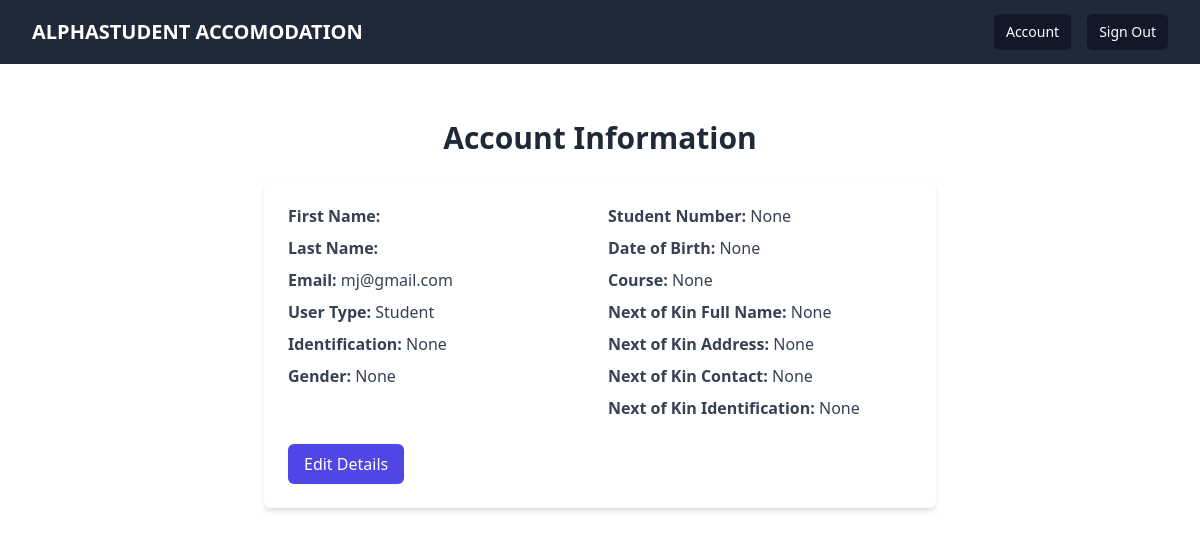
/accounts/ (signed in), run on the app's committed database.
### accounts/models.py (models this page shows, shortened)
class CustomUser(AbstractUser):
    username = None
    is_accepted = models.BooleanField(default=False)
    email = models.EmailField(unique=True, verbose_name='Email Address')
    user_type = models.CharField(max_length=20, choices=(
        ('student', 'Student'),
        ('student_leader', 'Student Leader'),
        ('admin', 'Admin'),
    ), default='student')
    identification = models.CharField(max_length=20, blank=True, null=True)
    gender = models.CharField(max_length=10, choices=(
        ('male', 'Male'),
        ('female', 'Female'),
    ), blank=True, null=True)
    student_number = models.CharField(max_length=20, blank=True, null=True)
    date_of_birth = models.DateField(blank=True, null=True)
    course = models.CharField(max_length=100, blank=True, null=True)
    next_of_kin_full_name = models.CharField(max_length=100, blank=True, null=True)
    next_of_kin_address = models.CharField(max_length=200, blank=True, null=True)
    next_of_kin_contact = models.CharField(max_length=20, blank=True, null=True)
    next_of_kin_identification = models.CharField(max_length=20, blank=True, null=True)
    USERNAME_FIELD = 'email'
    REQUIRED_FIELDS = []
    objects = CustomUserManager()

### accounts/views.py (the view)
# urls.py: path('', views.account_view, name='account'),
def account_view(request):
    try:
        user = get_object_or_404(CustomUser, pk=request.user.id)
    except AttributeError:
        messages.error(request, "Error retrieving student profile. Please contact support.")
        return redirect('accounts:login')
    if request.method == 'POST':
        form = StudentForm(request.POST, instance=user)
        if form.is_valid():
            form.save()
            messages.success(request, 'Account information updated successfully!')
            return redirect('accounts:account')
    else:
        form = StudentForm(instance=user)
    context = {
        'form': form,
        'user': request.user
    }
    return render(request, 'accounts/account_page.html', context)

### accounts/templates/accounts/account_page.html (shortened to what this page needs)
{% extends 'base.html' %}
{% block content %}
<div class="container mx-auto py-8">
    <h1 class="text-3xl font-bold mb-6 text-center text-gray-800">Account Information</h1>
    {% if edit_mode %}
    <div class="max-w-2xl mx-auto bg-white shadow-md rounded-md p-6">
        <h2 class="text-xl font-bold mb-4 text-gray-800">Update Details</h2>
        <form method="POST">
            {% csrf_token %}
            {% for field in form %}
            <div class="mb-4">
                <label for="{{ field.id_for_label }}" class="block text-gray-700 font-bold mb-2">{{ field.label_tag }}</label>
                <div class="flex">
                    {{ field }}
                    {% if field.field.required %}<span class="ml-2 text-red-500">*</span>{% endif %}
                </div>
                {% if field.errors %}
                <div class="text-sm text-red-500">{{ field.errors }}</div>
                {% endif %}
            </div>
            {% endfor %}
            <button type="submit" class="w-full px-4 py-2 bg-indigo-600 text-white rounded-md hover:bg-indigo-700 focus:outline-none focus:bg-indigo-700">Update</button>
        </form>
    </div>
    {% else %}
    <div class="max-w-2xl mx-auto bg-white shadow-md rounded-md p-6">
        <div class="grid grid-cols-2 gap-4">
            <div>
                <p class="mb-2 text-gray-700"><strong>First Name:</strong> {{ user.first_name }}</p>
                <p class="mb-2 text-gray-700"><strong>Last Name:</strong> {{ user.last_name }}</p>
                <p class="mb-2 text-gray-700"><strong>Email:</strong> {{ user.email }}</p>
                <p class="mb-2 text-gray-700"><strong>User Type:</strong> {{ user.get_user_type_display }}</p>
                <p class="mb-2 text-gray-700"><strong>Identification:</strong> {{ user.identification }}</p>
                <p class="mb-2 text-gray-700"><strong>Gender:</strong> {{ user.get_gender_display }}</p>
            </div>
            <div>
                <p class="mb-2 text-gray-700"><strong>Student Number:</strong> {{ user.student_number }}</p>
                <p class="mb-2 text-gray-700"><strong>Date of Birth:</strong> {{ user.date_of_birth }}</p>
                <p class="mb-2 text-gray-700"><strong>Course:</strong> {{ user.course }}</p>
                <p class="mb-2 text-gray-700"><strong>Next of Kin Full Name:</strong> {{ user.next_of_kin_full_name }}</p>
                <p class="mb-2 text-gray-700"><strong>Next of Kin Address:</strong> {{ user.next_of_kin_address }}</p>
                <p class="mb-2 text-gray-700"><strong>Next of Kin Contact:</strong> {{ user.next_of_kin_contact }}</p>
                <p class="mb-2 text-gray-700"><strong>Next of Kin Identification:</strong> {{ user.next_of_kin_identification }}</p>
            </div>
        </div>
        <button id="editBtn" class="px-4 py-2 mt-4 bg-indigo-600 text-white rounded-md hover:bg-indigo-700 focus:outline-none focus:bg-indigo-700">Edit Details</button>
    </div>
    {% endif %}
</div>
{% endblock %}

### data on the page
CustomUser: email "mj@gmail.com", user_type "Student", identification "None", gender "None", student_number "None", date_of_birth "None", course "None", next_of_kin_full_name "None", next_of_kin_address "None", next_of_kin_contact "None", next_of_kin_identification "None"
